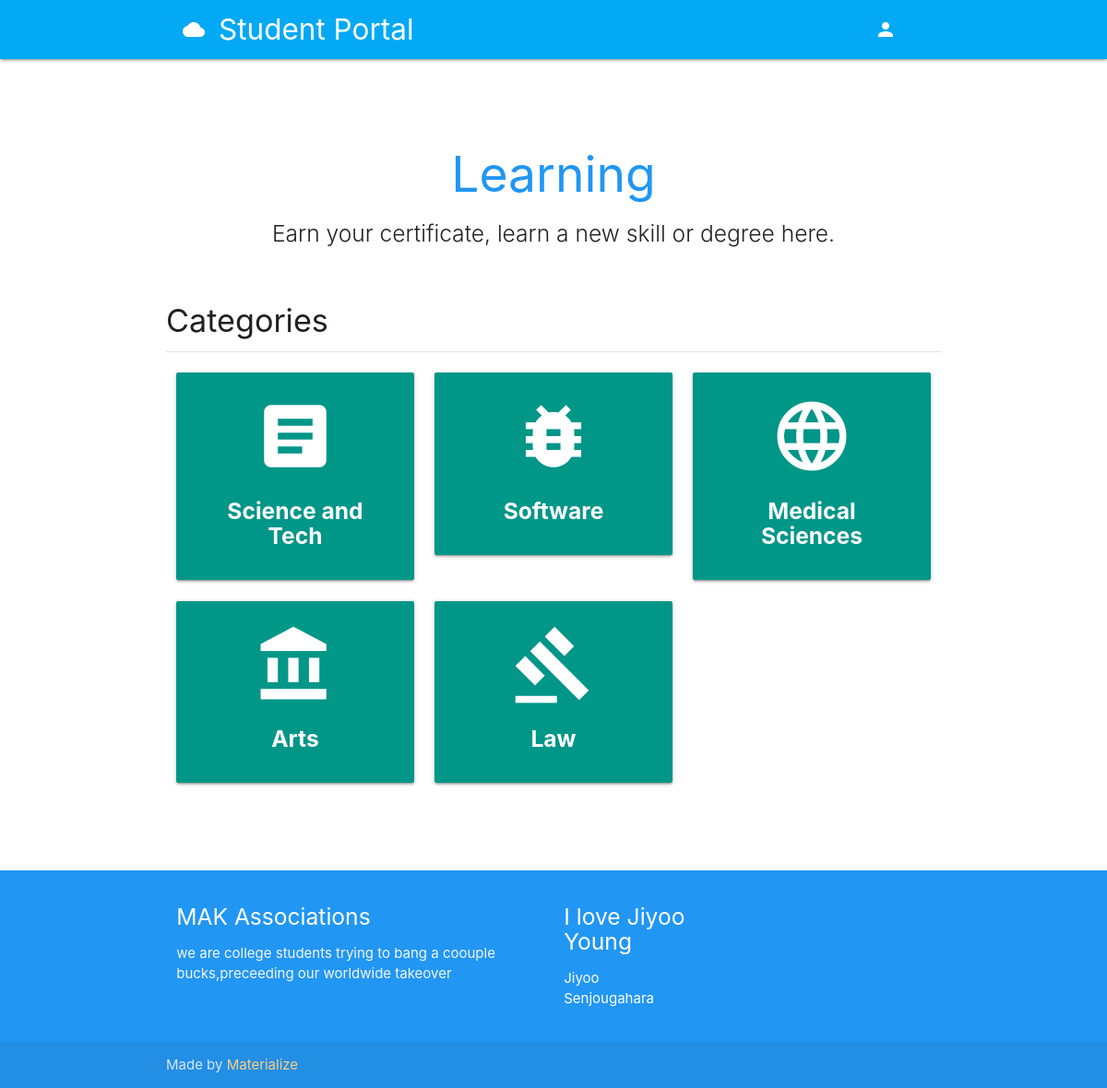
/course/categories/, run on the app's committed database.
### classroom/models.py (models this page shows, shortened)
class Category(models.Model):
	title = models.CharField(max_length=100, verbose_name='Title')
	icon = models.CharField(max_length=100, verbose_name='Icon', default='article')
	slug = models.SlugField(unique=True)

### classroom/views.py (the view)
# urls.py: path('categories/', Categories, name='categories'),
def Categories(request):
	categories = Category.objects.all()
	context = {
		'categories': categories
	}
	return render(request, 'classroom/categories.html', context)

### authy/views.py (called while the page is built)
def SideNavInfo(request):
	user = request.user
	nav_profile = None
	if user.is_authenticated:
		nav_profile = Profile.objects.get(user=user)
	return {'nav_profile': nav_profile}

### direct/views.py (called while the page is built)
def CheckDirects(request):
    directs_count = 0
    if request.user.is_authenticated:
        directs_count = Message.objects.filter(user=request.user, is_read=False).count()
    return {'directs_count': directs_count}

### student_portal/templates/classroom/categories.html
{% extends 'base.html' %}
{% load static %}
{% block banner %}
<div class="section no-pad-bot" id="index-banner">
	<div class="container">
		<br><br>
		<h2 class="header blue-text center">Learning</h2>
		<h5 class="header col s12 light center"> Earn your certificate, learn a new skill or degree here.</h5>
	</div>
</div>
{% endblock %}
{% block content %}
<div class="section">
	<h4>Categories</h4>
	<div class="divider"></div>
</div>
<div class="row">
{% for category in categories %}
    <div class="col s12 m4">
      <a href="{% url 'category-courses' category.slug %}">
      <div class="card-panel teal center-align white-text">
        <i class="material-icons large">{{ category.icon }}</i>
        <h5><b>{{ category.title }}</b></h5>
      </div>
      </a>
    </div>
{% endfor %}
</div>
{% endblock %}

### data on the page
Category: title "Science and Tech"
Category: title "Software"
Category: title "Medical Sciences"
Category: title "Arts"
Category: title "Law"
